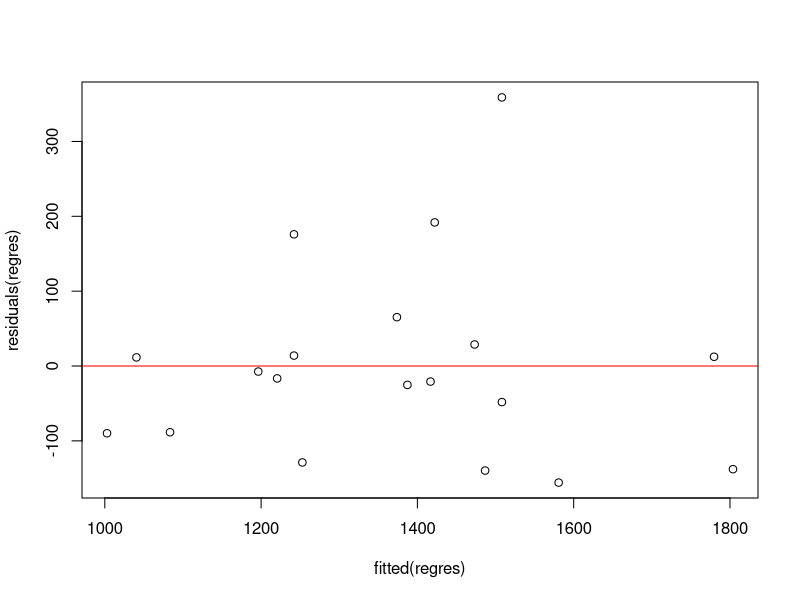
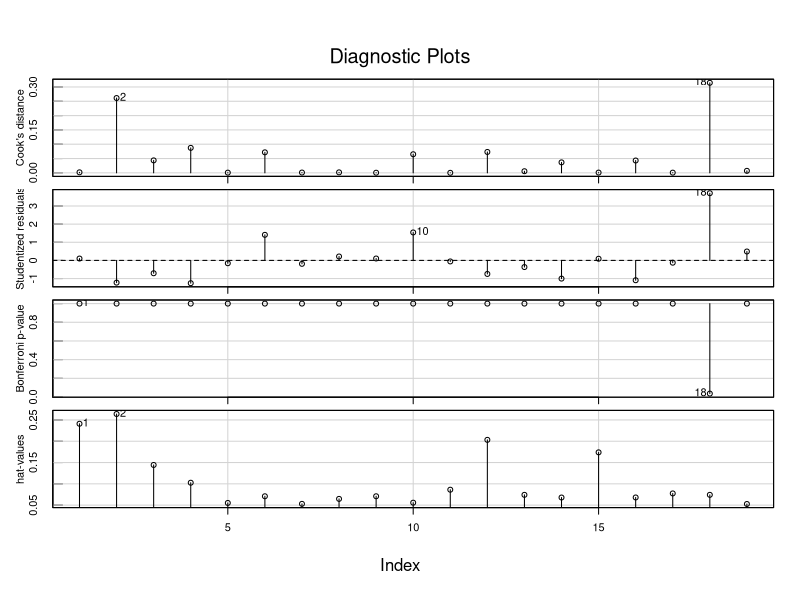
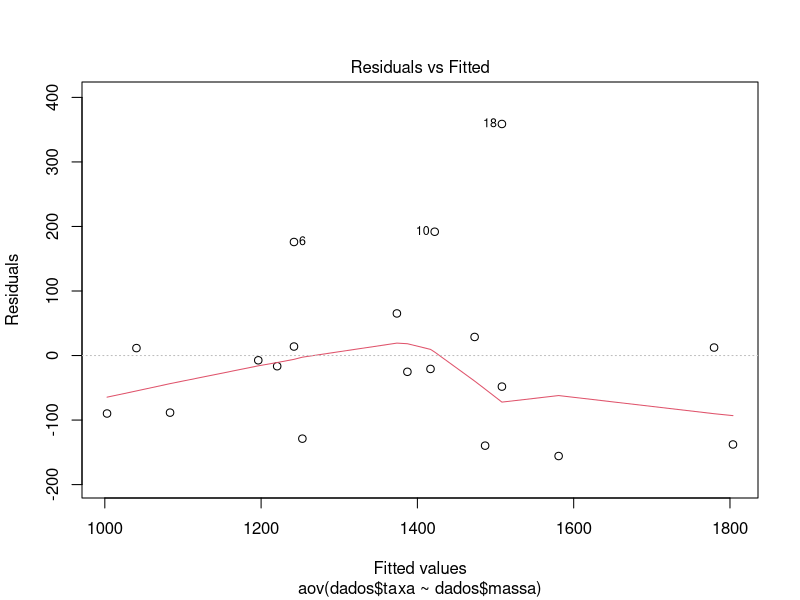
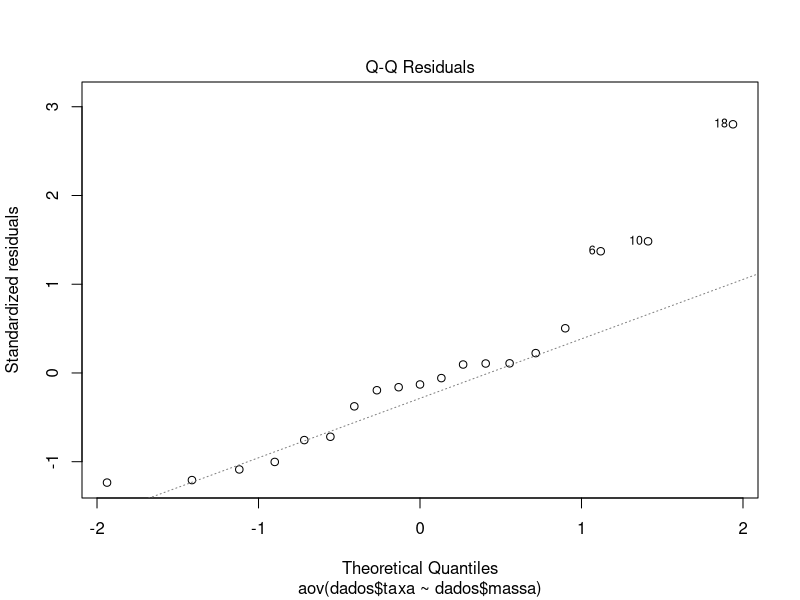
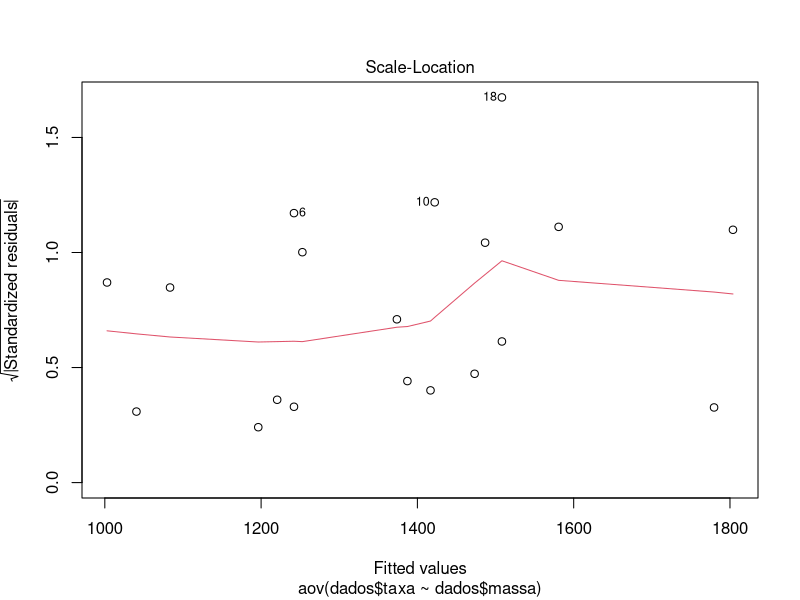
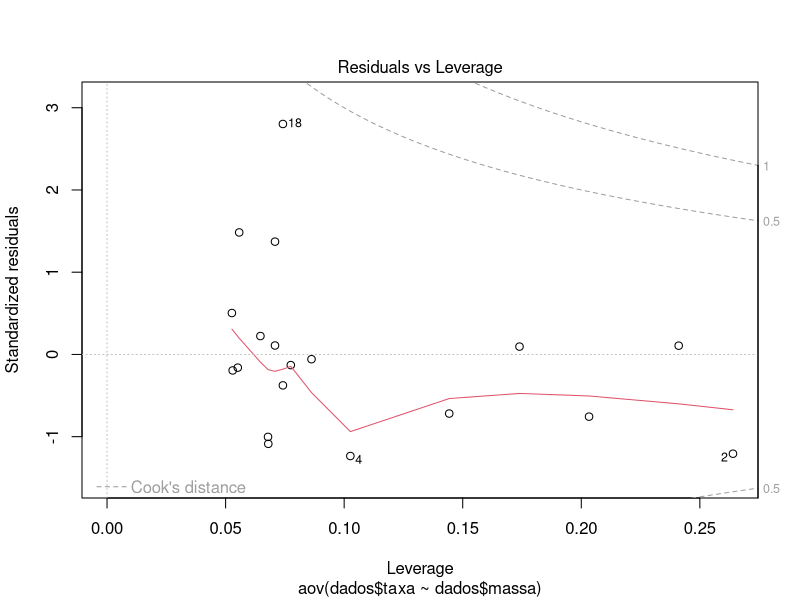

Write R code to recreate these figures, in order.
# REGRESSAO LINEAR SIMPLES USANDO NOTACAO MATRICIAL

# limpar area de trabalho
rm(list=ls(all=T))

# elementos do problema
cid =	seq(1:19)
massa	= c(62.0,62.9,36.1,54.6,48.5,42.0,47.4,
          50.6,42.0,48.7,40.3,33.1,51.9,42.4,
          34.5,51.1,41.2,51.9,46.9)
taxa = c(1792,1666,995,1425,1396,1418,1362,1502,
         1256,1614,1189,913,1460,1124,1052,1347,
         1204,1867,1439)

# definindo as matrizes Y e X
Y = as.matrix(taxa); rownames(Y) = NULL; colnames(Y) = NULL
X = as.matrix(cbind(rep(1,19),massa)); rownames(X) = NULL; colnames(X) = NULL

# Y'Y
Yl.Y = t(Y)%*%Y
Yl.Y # note que e o mesmo valor de sum(Y^2)
sum(Y^2)

# Y'X
Yl.X = t(Y)%*%X
Yl.X # note que col1 = sum(Y)
sum(Y)

# X'X
Xl.X = t(X)%*%X
Xl.X

# Bhat = (X'X)^(-1)*(X'Y)
Bhat = solve(Xl.X)%*%t(X)%*%Y
Bhat

# Yhat = XBhat
Yhat = X%*%Bhat
Yhat

# erro = Y - XB.hat
erro = Y - X%*%Bhat
erro

# SSE = Y'Y - Bhat'X'Y
SSE = Yl.Y - t(Bhat)%*%t(X)%*%Y
SSE

# S2hat = SSE/(n-2) = MSE
S2hat = MSE = SSE/(dim(X)[1]-2)
S2hat

# E.Bhat = Bhat
E.Bhat = Bhat
E.Bhat

# V.Bhat = S2.Bhat = MSE*(X.X')^(-1)
V.Bhat = S2.Bhat = MSE[1]*solve(t(X)%*%X)
S2.Bhat

# IC.Bi = Bhati -+ t(1-alpha/2)*sqrt(S2.Bhati)
# Funcao para intervalo de confianca dos coeficientes
IC.Bi = function(i = i, alpha = alpha) {
  df.t = dim(X)[1]-1
  inf = Bhat[i] - dt(1-alpha/2, df.t)*sqrt(S2.Bhat[i,i])
  sup = Bhat[i] + dt(1-alpha/2, df.t)*sqrt(S2.Bhat[i,i])
  Bhat.i = Bhat[i]; resp = cbind(inf,Bhat.i,sup)
  return(resp)
}
# Chamar o intervalo de confianca para o coeficiente
IC.Bi(1,0.05)
# Chamar o intervalo de confianca para todos os coeficientes
ICs = NULL; for (i in 1:dim(Bhat)[1]) {ICs = rbind(ICs, IC.Bi(i,0.05))}; print(ICs)

# IC.S2 = SSE/Qui2_(1-alpha/2) a SSE/Qui2_(alpha/2)
# Funcao para intervalo de confianca de S2
IC.S2 = function(alpha = alpha) {
  df.qui = dim(X)[1]-1
  inf = SSE/dchisq(1-alpha/2, df.qui)
  sup = SSE/dchisq(alpha/2, df.qui)
  resp = c("inf" = inf,"S2hat" = S2hat,"sup" = sup); return(resp)
}
# Chamar o intervalo de confianca para S2
IC.S2(0.05)

# SSTO = SSE + SSR
# SSTO = Y'(I - (1/n)*J)Y
# M = (I - (1/n)*J)
M = diag(dim(Y)[1]) - (1/dim(Y)[1])*(matrix(rep(1,dim(Y)[1]*dim(Y)[1]),dim(Y)[1],dim(Y)[1]))
SSTO = t(Y)%*%M%*%Y
SSTO

# SSR = SSTO - SSE
SSR = SSTO - SSE
SSR

# MSR = SSR/1
MSR = SSR/1
MSR

# MSE = SSE/(n-2)
MSE = SSE/(dim(Y)[1]-2)
MSE

# Teste de ausencia de regressao
# est.F = MSE/MSE
est.F = MSR/MSE
est.F
pvalor.est.F = 1-pf(est.F, 1, (dim(Y)[1]-2))
pvalor.est.F


# USANDO FUNCOES DO R

# carregar os pacotes necessarios
require(lmtest); require(car)

# base de dados
dados = as.data.frame(cbind(cid, massa, taxa))

# ajuste do modelo com as variaveis estatisticamente significativas
regres = aov(dados$taxa ~ dados$massa, data = dados)
summary.lm(regres)

# teste de Breusch-Pagan para homocedasticidade dos erros
bptest(regres)

# avaliacao do ajuste do novo modelo
coefficients(regres) 
confint(regres, level = 0.95) 
anova(regres) 
plot(fitted(regres), residuals(regres)); abline(h = 0, col = "red")
influenceIndexPlot(regres, id.n = 3)
plot(regres)
